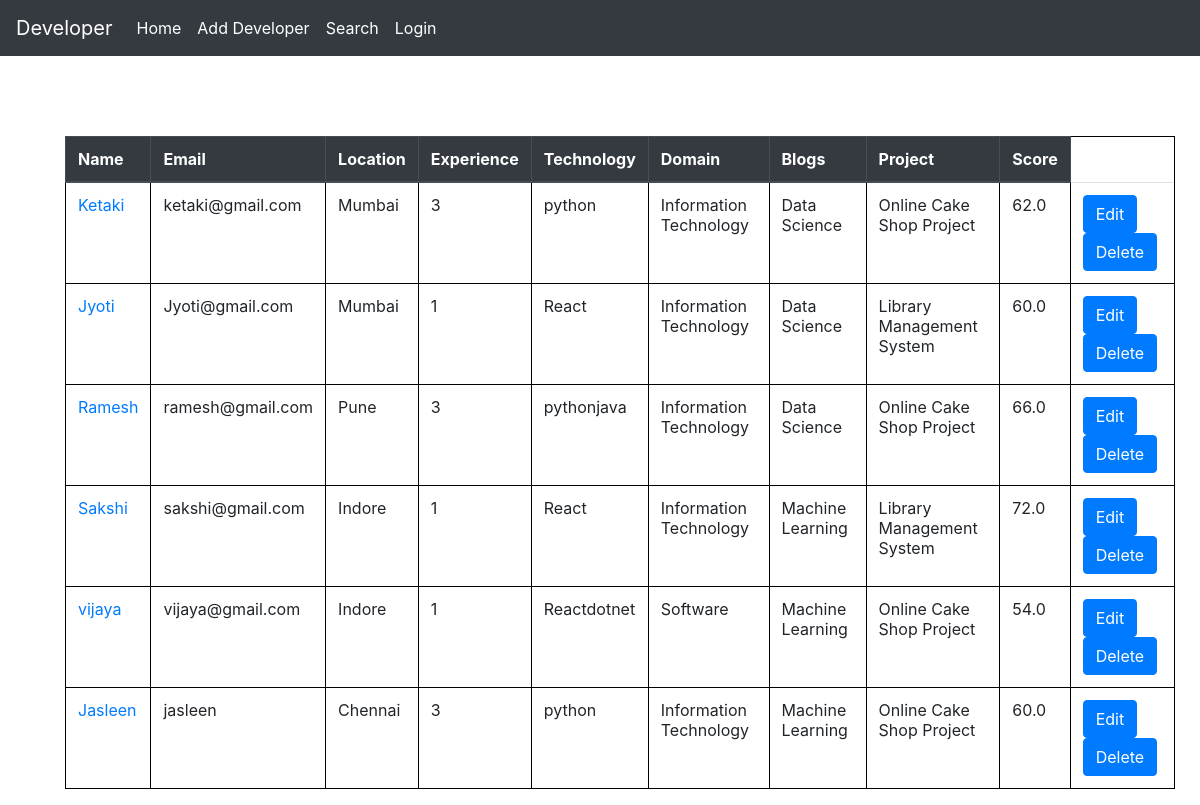
/home/, run on the app's committed database.
### home/models.py (models this page shows)
class Developer(models.Model):
    name = CharField(max_length=200)
    email = CharField(max_length=200)
    technology = models.ManyToManyField(Technology, related_name='technology')
    domain = models.ManyToManyField(Domain)
    location = CharField(max_length=200)
    experience = models.IntegerField()
    question = models.ForeignKey(Question, on_delete=models.CASCADE)
    project = models.ForeignKey(Project, on_delete=models.CASCADE)
    blogs = models.ForeignKey(Blog, on_delete=models.CASCADE)
    project_weightage = models.IntegerField(null=True, blank=True)
    blog_weightage= models.IntegerField(null=True, blank=True)
    QA_weightage= models.IntegerField(null=True, blank=True)
    score = models.FloatField(null=True, blank=True)
    def __str__(self):
        return self.name

class Technology(models.Model):
    name = CharField(max_length=200)
    def __str__(self):
        return self.name

class Domain(models.Model):
    name = CharField(max_length=200)
    def __str__(self):
        return self.name

class Blog(models.Model):
    name = CharField(max_length=200)
    tech = CharField(max_length=200)
    rating = models.IntegerField()
    def __str__(self):
        return self.name

class Project(models.Model):
    name = CharField(max_length=200)
    tech = CharField(max_length=200)
    rating = models.IntegerField()
    def __str__(self):
        return self.name

### home/views.py (the view)
# urls.py: path('home/', views.index, name='homepage'),
def index(request):
    developer = Developer.objects.all()
    technology = Technology.objects.all()
    for tech in technology:
        result = tech.technology.all()
        print(result)
    context = {'developer': developer}
    return render(request, 'homepage.html', context)

### templates/homepage.html (shortened to what this page needs)
{% extends "base.html" %}
{% load bootstrap4 %}
{% block content %}
<html lang="en">
<head>
</head>
<body>
{% if developer %}
<table class="table">
  <thead class="thead-dark">
    <tr>
      <th scope="col">Name</th>
        <th scope="col">Email</th>
      <th scope="col">Location</th>
      <th scope="col">Experience</th>
       <th scope="col">Technology</th>
        <th scope="col">Domain</th>
        <th scope="col">Blogs</th>
        <th scope="col">Project</th>
        <th scope="col">Score</th>
    </tr>
  </thead>
  <tbody>
    <tr>
        {% for dev in developer %}
      <td><a href="/posts/"> {{dev.name}}</a></td>
      <td>{{dev.email}}</td>
      <td>{{dev.location}}</td>
        <td>{{dev.experience}}</td>
        <td>{% for tech in dev.technology.all %}{{tech}}{% endfor %}</td>
        <td>{% for dom in dev.domain.all %} {{dom}} {% endfor %}</td>
        <td>{{ dev.blogs }}</td>
        <td>{{dev.project}}</td>
        <td>{{dev.score}}</td>
        <td><a href="/edit/{{dev.id}}"><button class="btn btn-primary">Edit</button></a>
        <a href="/delete/{{dev.id}}"><button class="btn btn-primary">Delete</button></a></td>
    </tr>
   {% endfor %}
  {% else %}
<h3>No data found!</h3>
{% endif %}
  </tbody>
</table>
</body>
</html>
{% endblock content %}

### templates/base.html (shortened to what this page needs)
{% load static %}
<html lang="en">
<head>
    <link rel="stylesheet" href="https://cdn.jsdelivr.net/npm/bootstrap@4.5.3/dist/css/bootstrap.min.css"
>
    <link rel="stylesheet" href="https://use.fontawesome.com/releases/v5.15.1/css/all.css"
>
</head>
<body>
    {% include "navbar.html" %}
    <div class="container">
        {% block content %}
        {% endblock content %}
    </div>
</body>
</html>

### templates/navbar.html (shortened to what this page needs)
{% load bootstrap4 %}
{% block content %}
<nav class="navbar navbar-expand-sm bg-dark navbar-dark" style="color:white;" >
  <a class="navbar-brand" href="#">Developer</a>
  <div class="collapse navbar-collapse" id="navbarNav">
    <ul class="navbar-nav">
        <li class="nav-item">
        <a class="nav-link " href="home" style="color:white;">Home</a>
      </li>
      <li class="nav-item">
        <a class="nav-link" href="developer" style="color:white;">Add Developer <span class="sr-only">(current)</span></a>
      </li>
      <li class="nav-item">
        <a class="nav-link" href="search" style="color:white;">Search</a>
      </li>
      {% if user.is_authenticated %}
      <li class="nav-item">
        <a class="nav-link" href="logout" style="color:white;margin-right:0px;">Logout</a>
      </li>
      {% else %}
      <li class="nav-item">
        <a class="nav-link" href="/" style="color:white;margin-right:0px;">Login</a>
      </li>
      {% endif %}
     </ul>
  </div>
</nav>
{% endblock content %}

### templates/homepage.html (style rules this page uses)
table, tr,td, th { border: 1px black solid; border-collapse: collapse; }
table { margin-top: 80px; margin-left:20px; }

### data on the page
Developer: name "Ketaki", email "ketaki@gmail.com", location "Mumbai", experience "3", blogs "Data Science", project "Online Cake Shop Project", score "62.0"
Technology: name "python"
Domain: name "Information Technology"
Developer: name "Jyoti", email "Jyoti@gmail.com", location "Mumbai", experience "1", blogs "Data Science", project "Library Management System", score "60.0"
Technology: name "React"
Developer: name "Ramesh", email "ramesh@gmail.com", location "Pune", experience "3", blogs "Data Science", project "Online Cake Shop Project", score "66.0"
Technology: name "java"
Developer: name "Sakshi", email "sakshi@gmail.com", location "Indore", experience "1", blogs "Machine Learning", project "Library Management System", score "72.0"
Developer: name "vijaya", email "vijaya@gmail.com", location "Indore", experience "1", blogs "Machine Learning", project "Online Cake Shop Project", score "54.0"
Technology: name "dotnet"
Domain: name "Software"
Developer: name "Jasleen", email "jasleen", location "Chennai", experience "3", blogs "Machine Learning", project "Online Cake Shop Project", score "60.0"
